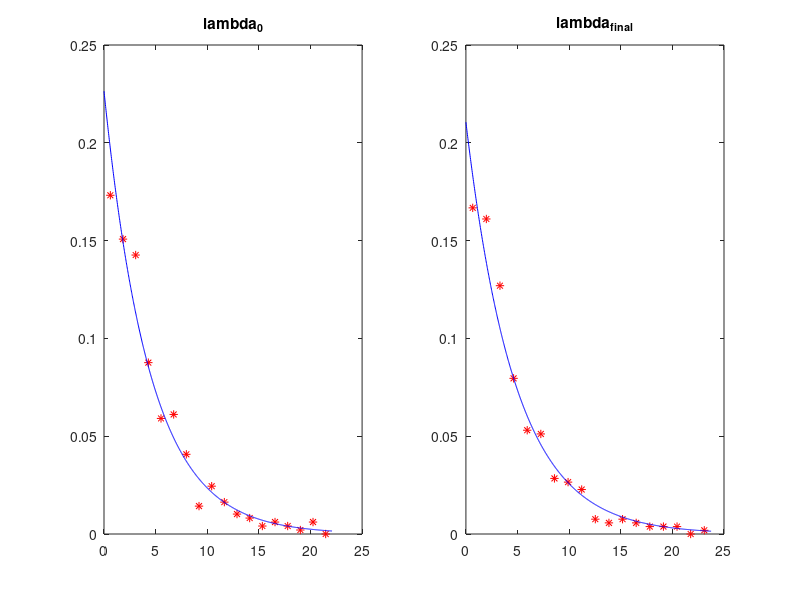

This chart was generated by the following MATLAB code:
%Esantion TfA
E=[0.3310	3.4537	4.0919	3.1254	10.3614	3.0982	1.0897	7.9657	5.0024	0.0639	3.8852	1.7200	1.0864	2.0479	7.2433	16.5188	6.8005	2.5134	4.9077	6.7153	2.9131	2.0798	0.8957	2.0369	3.7862	3.1580	20.6400	3.4773	7.6800	3.1752	0.8510	2.5307	13.3662	5.3444	12.3461	4.3861	8.2390	4.2888	6.7083	5.1759	1.2088	0.9892	0.0246	0.5512	6.6147	6.5427	0.2479	1.6998	10.1125	3.0015	7.8374	0.5578	0.5135	1.7481	15.1554	0.1798	1.8337	10.1034	5.3115	1.1133	6.8400	15.4903	8.5049	4.4170	1.5598	9.8501	2.9150	8.4975	1.9597	2.5556	2.1170	0.9126	2.7246	9.6179	1.6281	0.8402	4.1042	40.0231	17.2769	5.6599	0.2473	3.8358	7.9618	4.9830	7.5428	4.1251	1.7167	1.3110	8.4033	5.8433	0.1003	1.4736	3.5648	8.1371	3.2716	2.1416	1.1840	7.0522	0.8175	6.1878	0.4146	0.1997	2.8957	4.6251	6.8697	10.6446	7.5951	1.9197	1.1605	3.0270	5.5343	1.9956	0.7317	6.7906	1.0051	2.5980	2.8333	2.4557	4.7938	3.7279	0.4214	0.6020	0.3383	2.4050	7.0503	1.6393	4.3184	7.1911	3.7058	0.9313	5.7954	1.7119	7.2666	3.5210	9.8407	5.0385	1.3801	4.0210	3.4601	19.7226	7.3731	10.4334	1.7746	3.4937	1.8564	2.7607	8.5087	3.5482	0.0276	4.0527	0.7369	12.6814	7.1999	1.4774	5.0819	3.6077	2.6342	1.0878	6.0230	1.9681	1.3901	6.3749	2.9994	0.5083	0.0018	1.0074	7.6159	1.9592	4.6981	2.1467	1.2149	0.6205	11.6995	2.0926	3.6896	3.6997	4.1377	5.9428	2.8449	0.0931	3.2776	0.1006	13.1470	2.4921	0.5585	5.0591	11.6040	2.1856	6.9524	5.1118	6.0694	1.9333	13.7470	3.3590	6.4742	3.9748	14.2303	0.2394	3.2641	0.9864	9.3808	1.1489	0.1160	10.0057	4.1078	2.7779	23.2124	0.2268	3.3363	0.0713	6.1101	4.2015	5.6067	18.1431	11.1356	4.0791	2.4338	6.0578	2.2078	0.4725	1.8013	2.8759	1.8439	1.1556	4.6656	2.5224	1.1424	7.9191	0.3703	1.2844	0.4020	2.0818	1.9682	4.3139	0.5100	5.5897	9.4722	4.7185	2.7014	7.1722	2.5778	5.1495	0.1495	4.3922	3.5092	0.7064	4.5226	1.7971	2.6846	11.3127	5.0161	2.9591	1.6903	0.0155	1.9028	1.0907	5.6758	6.7766	6.0122	2.7504	2.0147	9.6665	3.7798	0.1227	1.8040	1.0269	10.5988	3.0748	11.3722	3.4962	2.5381	0.6462	3.9272	0.7850	5.6753	12.5148	0.3774	1.4448	1.5959	1.1501	14.5987	2.0049	2.7702	2.3514	2.2861	6.5491	0.7970	4.8026	3.4209	7.1053	5.5832	10.9627	1.2098	3.9410	1.9836	8.0698	4.1472	8.0278	4.3345	3.0615	2.3855	2.3598	0.9295	0.8469	2.8579	2.8825	1.4601	2.6133	0.4114	0.2193	2.1527	1.3410	3.5679	19.9089	2.6563	6.4543	7.1190	0.1996	1.2383	5.8947	9.4129	0.0033	1.7196	3.1720	11.3163	2.8310	2.4866	4.8752	4.2594	1.2114	0.9274	2.1385	5.1078	1.6345	3.8426	2.5350	1.8344	1.5635	1.7709	6.5620	0.1952	3.0941	3.2444	3.0696	7.9662	9.0304	1.5963	0.6547	8.1125	3.4143	16.9880	10.0323	1.6173	0.2480	3.2233	0.1768	2.9195	1.0234	1.6916	4.1156	11.2923	1.8267	3.4126	7.9571	11.0146	1.1062	7.2471	6.4442	2.3353	1.8959	6.3599	3.3826	1.4419	16.8035	2.4519	2.5213	19.4375	3.3294	4.5750	4.4359	3.4807	3.9983	1.9550	1.4555	5.9908	1.5367	6.8579	3.4657	1.7798	6.8532	1.0720	11.4841	14.6437	0.0077	1.5340	0.2224	0.4988	0.1610	9.6339	0.4393];
%Esantion TfB
%E=[3.9847	1.2514	1.7995	0.7441	1.2960	9.4237	11.8346	1.6964	0.2066	0.6250	10.2697	11.8393	4.7593	0.5942	10.4166	2.5243	5.0129	1.3921	3.0970	5.3886	4.8374	0.4037	0.5737	3.1474	0.8064	7.0905	1.6239	6.5528	7.3135	1.3281	4.0450	6.3488	2.8096	10.2908	1.9598	8.3847	9.0054	4.0754	1.3265	5.3981	2.9282	10.7560	2.6315	7.6220	0.0678	5.0082	6.5636	3.3651	0.7766	1.3041	2.3947	0.0368	9.4867	0.5296	0.6957	0.7247	7.9288	7.2942	4.1506	0.4831	3.9351	2.4241	13.7132	3.1372	7.9958	13.5548	0.8507	2.5208	12.1553	1.5576	5.9231	7.2513	0.9384	0.5562	8.1628	0.9871	17.0344	2.8574	0.8111	13.4775	0.5125	3.1551	19.4522	21.0899	12.9558	0.9075	4.0547	10.4832	15.5936	8.0644	14.4101	0.7224	0.9089	7.8044	13.2112	1.9548	8.9167	16.7588	6.5086	5.3985	4.3951	2.0224	0.5103	2.3165	1.4295	1.1148	19.1817	0.9723	5.7027	3.6034	27.3985	1.5162	4.5341	6.9226	4.0527	1.4292	2.5268	1.2871	0.3907	3.1614	5.1475	1.8906	8.5939	5.7473	1.5333	2.1088	2.5455	6.2880	10.7862	5.1138	1.2946	11.8742	24.3366	1.3330	6.5415	9.4696	1.3137	14.1798	8.6193	1.3593	7.4572	2.2200	2.4300	7.9585	10.2614	8.2279	11.5260	8.4353	13.5431	3.7756	2.6071	5.1327	4.4876	0.3067	10.1706	1.1156	7.5768	2.7707	4.5976	17.5250	4.5638	2.8192	5.9877	8.4058	3.1247	5.4902	6.3380	18.7901	4.2898	2.9962	0.3438	1.8349	0.7647	5.0057	3.4474	2.9751	8.9718	12.7953	8.6124	9.1603	8.6954	9.9430	1.4866	4.8053	15.8653	18.0385	2.7185	13.3633	4.3699	3.0120	9.3062	0.2415	1.8054	5.9354	7.6829	0.6736	5.9739	27.7168	12.6310	2.8751	3.7337	8.6305	5.7987	10.9597	1.7012	1.4552	4.6275	15.4243	3.0185	0.1812	4.3362	4.6611	0.0047	2.0871	4.7411	24.8687	4.1610	2.2627	16.2777	15.6996	2.9640	5.5486	5.4635	3.8652	16.2707	3.5232	1.1625	7.6338	2.7610	12.4360	1.0604	1.2138	1.7831	0.5451	4.9916	2.1855	2.4540	5.6405	0.5947	0.9360	9.0930	3.5873	4.3452	0.3380	25.8254	7.3576	0.2143	1.0318	14.4939	19.9663	0.5979	3.7084	1.0767	7.2795	4.1034	10.2477	27.1954	0.3447	3.9374	14.4223	4.9917	1.8175	3.9596	0.4658	5.8305	11.4944	1.0459	11.3552	0.9900	1.0706	4.5479	1.6081	1.0537	5.7544	3.6395	4.1368	7.7204	0.5123	5.7033	0.5962	4.5594	5.6086	2.2467	1.0931	10.3951	0.8997	3.0329	5.1201	2.6653	13.3883	2.1314	14.2682	3.5585	1.9123	0.5303	0.8050	6.2353	2.1578	6.0593	5.0797	9.1691	3.3764	26.6846	5.6176	6.0167	12.1770	1.8909	7.0574	6.0237	0.0691	2.9697	5.6882	9.1603	0.2195	12.1264	5.7343	3.9600	14.3911	3.4101	14.1746	3.2491	4.6309	1.2738	3.4870	9.7754	5.2811	5.2558	0.8651	1.8306	5.8032	11.2521	3.8457	24.4709	13.2882	2.8587	4.5438	0.0325	2.6174	0.1761	0.7972	2.1975	15.5925	5.1269	47.4302	2.4330	1.6009	0.5789	6.5125	3.8226	2.6730	10.8479	0.0962	37.0421	10.2344	4.7616	3.6737	8.5977	0.0317	5.0581	18.1691	2.2705	9.0174	7.5622	8.5498	15.3135	3.5561	8.3073	21.5959	2.7999	3.1963	10.3870	2.3477	7.3401	5.3477	6.0472	2.9528	1.5228	3.2622	2.6882	3.3173	11.5339	19.8744	12.4734	7.9292	1.7477	5.5189	12.0903	1.9406	2.5179	2.8453	3.8340	8.6481	16.3482	5.9547	0.2911	23.3610	3.2969	0.7711	3.3979	2.0937	];
%EsantionTrA
%E=[0.0901	0.2622	0.5053	0.4997	0.2084	0.9062	0.0864	0.0771	0.2155	0.3376	0.5271	0.1908	0.2724	0.0669	0.5326	0.0791	0.1290	0.0262	0.0896	0.5788	0.0374	0.7350	1.7870	0.3195	0.2502	0.3385	0.1169	0.3639	0.0038	0.1071	0.1094	0.0639	0.7212	0.3822	0.1821	0.0390	0.0007	0.1337	1.0177	0.0268	0.0646	0.1828	0.0761	0.1332	0.2331	0.3785	0.4267	0.3051	0.2786	0.2424	0.1797	0.0259	0.5802	0.4635	0.2046	0.3148	0.0191	0.0352	0.0029	0.4428	0.0538	0.1318	0.3912	0.0630	0.2260	0.5522	0.1518	0.5561	0.4119	0.2054	0.1930	0.4441	0.5729	0.1060	0.0027	0.1135	0.4016	0.0510	0.2668	0.0974	0.1186	0.9937	0.3275	0.0268	0.1131	0.3237	0.1469	0.2683	0.4805	0.8608	0.0048	0.1450	0.1301	0.3441	0.0278	0.2220	0.3828	0.8476	0.5690	0.1888	0.0961	0.3055	1.1769	0.1161	0.4491	0.1767	0.0207	0.2055	0.0383	0.2333	0.0322	0.2677	0.5465	0.2286	0.2546	0.0048	0.0056	0.3188	0.0191	0.0605	0.0175	0.1295	0.2704	0.2415	0.0890	0.1235	0.1503	0.0555	0.5195	0.3576	0.2655	0.6143	0.0816	0.3030	0.1402	0.0309	0.3366	0.0808	0.2004	0.2379	0.0511	0.1745	0.2005	0.0405	0.5502	0.5631	0.5471	0.1153	0.0060	0.1433	0.2363	1.2746	0.0297	0.0068	0.0023	0.0219	0.4604	0.1558	0.1874	0.0394	0.2698	0.0274	0.1313	0.0699	0.0845	0.0072	0.0632	0.2098	0.0724	0.0076	0.3683	0.0238	0.2960	0.4614	0.2255	0.0740	0.0236	0.1864	0.2654	0.0701	0.4493	0.2001	0.1467	0.0416	0.1077	0.4441	0.0186	0.1386	0.1148	0.2649	0.3013	0.9296	0.2229	0.0533	0.1155	0.0015	0.1382	0.1775	0.7105	0.1111	0.2410	0.3643	0.0729	0.0343	0.1624	0.2150	0.0181	0.6715	0.2702	0.9211	0.8324	0.1204	0.1819	0.1559	0.3427	0.1048	0.1263	0.0930	0.1313	0.2161	0.0860	0.0041	0.1694	0.0672	0.0023	0.1221	0.3507	0.1367	0.1223	0.0252	0.1311	0.0157	0.3686	0.4375	0.2196	0.0354	0.2851	0.6029	0.0725	0.0296	0.4509	0.1068	0.1789	0.0402	0.3272	0.3225	0.4080	0.5319	0.0113	0.1040	0.0587	0.1685	0.0532	0.3617	0.0981	0.0436	0.6597	0.0094	0.0961	0.6983	0.0159	0.0103	0.2554	0.1487	0.0546	0.6948	0.0391	0.4615	0.0489	0.0468	0.1828	0.1768	0.2711	0.0215	0.0963	0.0025	0.0085	0.6429	0.2684	0.1716	0.6808	0.0948	0.2862	0.5912	0.0162	0.4254	1.2503	0.0381	0.1048	0.4763	0.4687	0.0297	0.6795	0.7119	1.0147	0.1508	0.3035	0.1742	0.2464	0.1252	0.1242	0.2895	0.0120	0.2970	0.1078	0.9849	0.0402	0.2955	0.0225	0.3791	0.6909	0.3408	0.3229	0.1283	0.1464	0.0994	0.5247	0.2854	0.1278	0.0411	0.2032	0.1000	0.6399	0.7716	0.0519	0.6486	0.4266	0.0626	0.1036	0.2041	0.0292	0.2420	0.1129	0.0115	0.3239	0.0870	0.0771	0.4553	0.1527	0.7556	0.1030	0.1088	0.5430	0.0306	0.4796	0.1645	0.9093	0.0554	0.1403	0.2438	0.1190	0.2715	0.0000	0.0941	0.4395	0.0505	0.3233	0.1752	0.1271	1.4462	0.0688	0.4188	0.4298	0.0621	0.3541	0.0501	0.0007	0.2509	0.0286	0.1712	0.6753	0.2355	1.0728	0.0280	0.2652	1.1992	0.1868	0.2199	0.0432	0.1869	0.5914	0.0632	0.0182	0.0421	0.5040	0.6785	0.1257	0.6308	0.9187	0.3050	0.1185	0.1453	0.1074	0.0628	0.2614	0.6852	0.2255	0.0653	0.3211	0.0836	];
%Esantion TrB
%E=[0.7141	0.5450	0.0242	0.0738	0.0776	0.0406	0.0294	0.0224	0.2813	0.3851	0.0816	0.0179	0.3958	0.3077	0.4027	0.2320	0.0125	0.7093	0.1909	0.3660	0.5855	0.2673	0.3496	0.1820	0.5247	0.4772	0.1771	0.0297	0.1108	0.0378	0.0921	0.2515	0.6617	0.0194	0.1604	0.3432	0.3810	0.2126	0.0524	0.0173	0.0511	0.1890	0.2025	0.1993	0.1458	0.3964	0.2018	0.3439	0.4006	0.3062	0.0043	0.0879	0.2506	0.0520	0.2143	0.1845	0.0923	0.4036	0.2952	0.0878	0.2192	0.1265	0.0321	0.3401	0.3783	0.1493	0.5280	0.4813	0.0668	0.6888	0.1209	0.5076	0.3071	0.1914	0.4289	0.1023	0.3525	1.0180	0.0647	0.9604	0.3763	0.3697	0.1933	0.6576	0.0711	0.2136	0.4589	0.0574	0.6755	0.0002	0.0859	0.2039	0.2300	0.4035	0.0116	0.3542	0.2458	0.1952	0.0758	0.2750	0.0293	0.6564	0.0423	0.1330	0.2609	0.6166	1.2398	0.3122	1.2591	0.2334	0.6293	0.0523	0.0135	0.5056	0.0944	0.8970	0.2063	0.6613	0.1372	0.5637	0.8647	0.1808	0.6007	0.3101	0.4977	2.6759	0.0654	0.0316	0.2544	0.3121	0.3130	0.3865	0.0559	0.0076	0.4781	0.1262	0.2543	0.2746	0.0517	0.2137	0.4575	0.1054	0.2604	0.2723	0.0221	0.5949	1.2168	0.2663	0.0170	0.0974	0.3616	0.5785	0.0034	0.0494	0.1226	0.4070	0.0318	0.4114	0.0491	0.2699	0.7626	0.0207	0.0602	0.0217	0.1400	0.0042	0.1438	0.2626	0.3984	0.0581	0.0227	0.0144	0.5557	0.5316	0.0167	0.1424	0.1876	0.1353	0.0030	0.0642	0.0281	0.1805	0.3607	0.2520	0.4111	0.6043	0.0823	0.1539	0.4731	0.2348	0.0713	0.1658	0.0281	0.0885	0.0657	0.0990	0.0521	0.1504	0.1516	1.4395	0.1782	0.0490	0.2465	0.3364	0.7645	0.0345	0.2515	0.0349	0.1987	0.2458	1.3220	0.4089	0.0698	0.4913	0.1372	0.1135	0.7239	0.0937	0.0075	0.0862	0.4896	0.5410	0.0290	0.4069	0.5164	0.2581	0.0285	0.5153	0.1067	0.0837	0.4039	0.3788	0.0123	0.4794	0.2998	0.1254	0.3051	0.1183	0.0078	0.1248	0.1118	0.4334	0.0423	0.0785	0.6101	0.4269	0.1816	0.2091	0.0075	0.0772	0.4392	0.7520	0.0679	0.1093	0.0240	0.2825	0.4239	0.0935	0.2801	0.1917	0.5712	0.0096	0.1769	0.6329	0.1965	0.4463	0.0468	0.0259	0.1664	0.3340	0.0018	0.1192	0.5342	0.4484	0.0950	0.1825	1.0020	0.1816	0.0078	0.1068	0.0106	0.0328	0.1690	0.1048	0.0528	0.1159	0.5641	0.6094	0.3298	0.0644	1.6470	0.4459	1.0697	0.1211	0.0499	0.0814	0.1710	0.4078	0.0272	0.0554	0.0224	0.0374	0.0833	0.1545	0.0903	0.3756	0.1014	0.0322	0.9690	0.3326	0.4450	0.8224	0.2489	0.8226	0.0313	0.2471	0.1983	0.0090	0.0698	0.2003	0.3541	0.0548	0.8678	0.4915	0.3905	0.0964	0.1743	0.1464	0.4221	0.5508	0.4438	0.7439	0.0487	0.0399	0.1146	0.4477	0.1505	0.3622	0.2465	0.5622	0.4600	0.9761	0.3756	0.2321	0.3315	0.0583	0.6042	0.7563	0.0305	0.0314	0.4501	0.2103	0.1852	0.1393	0.1730	0.1962	0.0262	1.2847	0.4884	0.1676	0.0929	0.1992	0.0134	0.0044	0.0699	0.0989	0.5759	0.0508	0.9204	0.1365	0.2535	1.3404	0.5929	0.1494	0.0213	0.1392	0.0259	0.0931	0.3014	0.3159	0.0236	0.2783	1.2817	0.7543	0.1081	0.0329	0.0579	0.2246	0.4008	0.2379	0.1094	0.0840	0.0026	0.1021	0.2431	0.2067	0.3213	0.2249	0.1058	0.0623	];
E=sort(E);
ma=mean(E);
ma
N=400;
k=round(1+3.222*log(N))-2;
k
 
lam0=1/ma;
D=5/lam0/k;
x=D:D:5/lam0;
 
y=x-D/2;
n=zeros(1,k);
 
for i=1:N
    if E(i)<5/lam0
        j=ceil(E(i)/D);
        n(j)=n(j)+1;
    end;
end;
 
n
sum(n)
 
fe=n/N/D;
d=5/lam0/1000;
z=0:d:5/lam0;
f=lam0*exp(-lam0*z);
 
subplot(1,2,1);
plot(y,fe,'*r');
title('lambda_0');
hold on;
plot(z,f,'-b');
 
spdm=30;
pc=lam0/500;
for lam=0.5*lam0:pc:1.5*lam0;
    D=5/lam/k;
    x=D:D:5/lam;
    y=x-D/2;
    n=zeros(1,k);
    
    for i=1:N
        if E(i)<5/lam
            j=ceil(E(i)/D);
            n(j)=n(j)+1;
        end;
    end;
    
    fe=n/N/D;
    f=lam*exp(-lam*y);
    spd=sum((fe-f).^2);
    if spd<spdm
        lamF=lam;
        spdm=spd;
    end;
    
end;
    
lamF
0.5*lam0
1.5*lam0
spdm
 
D=5/lamF/k;
x=D:D:5/lamF;
y=x-D/2;
n=zeros(1,k);
    
for i=1:N
    if E(i)<5/lamF
        j=ceil(E(i)/D);
        n(j)=n(j)+1;
    end;
end;
fe=n/N/D;
d=5/lamF/1000;
z=0:d:5/lamF;
f=lamF*exp(-lamF*z);
 
subplot(1,2,2);  
plot(y,fe,'*r',z,f,'-b');
title('lambda_f_i_n_a_l');
